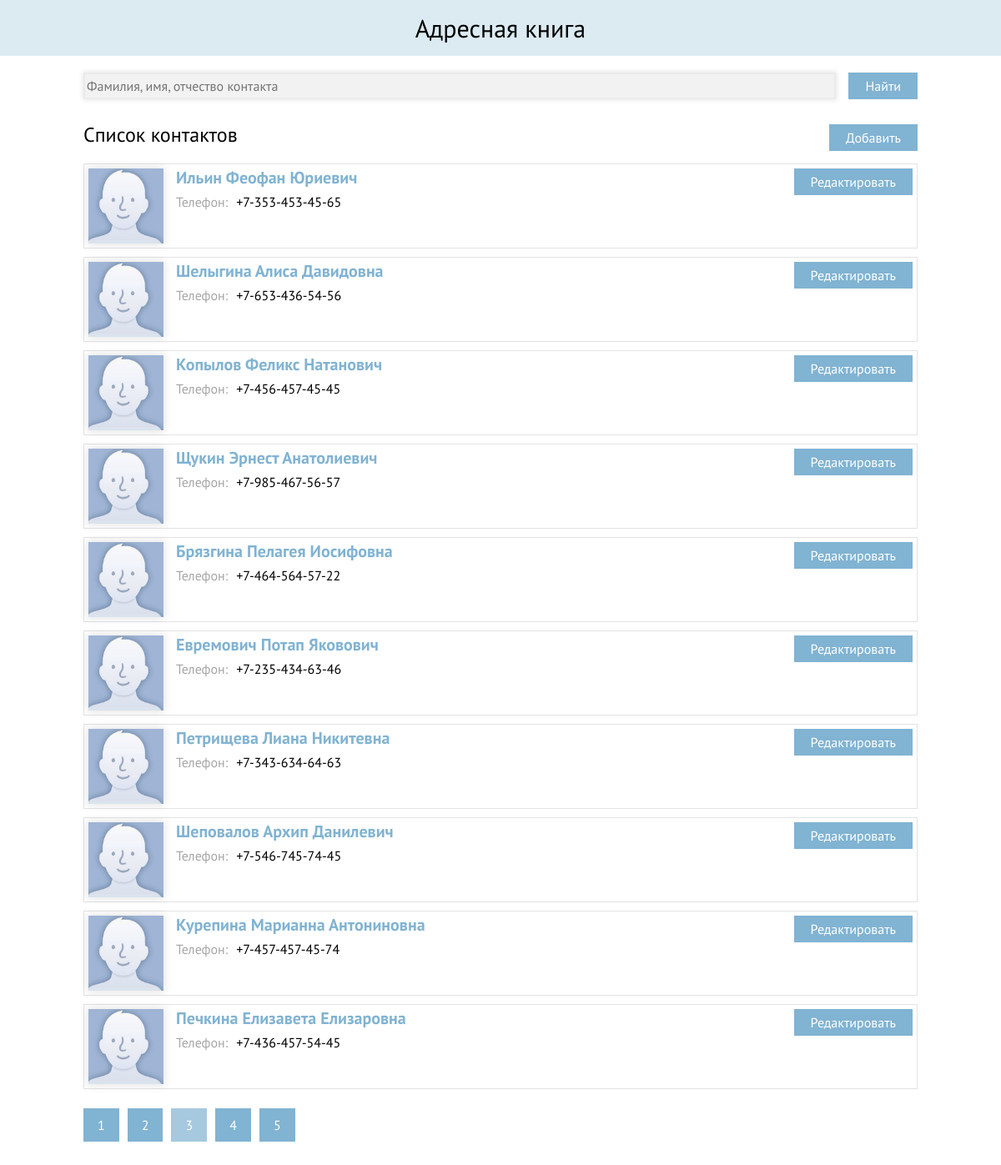
The page /index.php?page=3 on the database its author committed.
### tables this page shows
CREATE TABLE `contact` (
  `Id_Contact` int(11) NOT NULL,
  `Name` varchar(50) NOT NULL,
  `Phone` varchar(16) NOT NULL,
  `Address` varchar(80) DEFAULT NULL,
  `Email` varchar(30) DEFAULT NULL,
  `Birthday` date DEFAULT NULL,
  `Image` varchar(260) DEFAULT NULL
);

### core/model/db.php (called while the page is built, shortened)
<?php
class DB
{
    private $db;
    public $pageSize = 10;
    private $db_name = 'addressbook';
    private $db_user = 'user';
    private $db_pass = '1234';
    private $db_host = 'localhost';
    public function __construct()
    {
        include_once('contact.php');
    }
    public function connect()
    {
        $this->db = new mysqli($this->db_host, $this->db_user, $this->db_pass, $this->db_name);
    }
    public function getContacts($pageNum = 1, $pageSize = 10, $search = null)
    {
        $pageSize = $pageSize > 0 ? $pageSize : $this->pageSize;
        $pageNum = $pageNum > 0 ? ($pageNum - 1) * $pageSize : 0;
        $this->pageSize = $pageSize;
        $query = 'Select Id_Contact, Name, Phone, Address, Email, Birthday, Image From contact Where Lower(Name) Like Lower(IFNULL(?, Name)) Limit ?,?;';
        $stmt = $this->db->prepare($query);
        $stmt->bind_param('sii', $search, $pageNum, $pageSize);
        $stmt->execute();
        $stmt->store_result();
        $id = null;
        $name = null;
        $phone = null;
        $email = null;
        $address = null;
        $birthday = null;
        $image = null;
        $contacts = [];
        $stmt->bind_result($id, $name, $phone, $email, $address, $birthday, $image);
        while ($stmt->fetch()) {
            array_push($contacts, new Contact($id, $name, $phone, $email, $address, $birthday, $image));
        }
        return $contacts;
    }
    public function getContactsCount($search = null)
    {
        $query = 'Select Count(Id_Contact) ContactsCount From contact Where Lower(Name) Like Lower(IFNULL(?, Name));';
        $stmt = $this->db->prepare($query);
        $stmt->bind_param('s', $search);
        $stmt->execute();
        $stmt->store_result();
        $count = 0;
        $stmt->bind_result($count);
        return $count;
    }
}
?>

### core/model/contact.php (called while the page is built, shortened)
<?php
    class Contact {
        public $image;
		public function __construct($id, $name, $phone, $address = null, $email = null, $birthday = null, $image = null)
		{
			$this->id = htmlspecialchars($id);
            $this->name = htmlspecialchars($name);
            $this->phone = htmlspecialchars($phone);
            $this->image = $image;
        }
        public function isImageExist() {
            if (!isset($this->image)) return false;
            return file_exists($_SERVER['DOCUMENT_ROOT'].'/addressbook/userImages/'.$this->image);
        }
}
?>

### core/view/contact_view.php (the view, shortened to what this page needs)
<?php
class ContactView
{
    public static function displayContactItem($contact)
    {
        ?>
        <li class="contacts-item">
                    <div class="contact-container" id="<?php echo $contact->id?>">
                        <img class="contact-image" src="userImages/<?php echo $contact->isImageExist() ? $contact->image : 'defaultPhoto.jpg' ?>">
                        <div class="contact-info">
                            <p class="contact-info-name">
                                <a href="<?php echo '/addressbook/core/view/contact_page.php?id='.$contact->id?>"><?php echo $contact->name?></a>
                            </p>
                            <div class="contact-info-additional">
                                <p class="contact-info-phone"><span>Телефон:</span><?php echo $contact->phone?></p>
                            </div>
                        </div>
                        <button type="button" class="contact-edit button">Редактировать</button>
                    </div>
                </li>
        <?php
    }
}
?>

### index.php (shortened to what this page needs)
<?php include($_SERVER['DOCUMENT_ROOT'].'/addressbook/core/view/header.php') ?>
    <?php
        if ($_POST) {
            include($_SERVER['DOCUMENT_ROOT'].'/addressbook/core/controller/contact_controller.php');
        }
        else {
            ?>
                <section class="search">
                    <form class="search-form" action="index.php" method="GET">
                        <?php
                            $search = isset($_GET['search']) && !empty($_GET['search']) ? $_GET['search'] : null;
                            $pageNum = isset($_GET['page']) && !empty($_GET['page']) ? (int)$_GET['page'] : 1;
                            echo '<input class="input" type="text" name="search" placeholder="Фамилия, имя, отчество контакта" value="'.$search.'">'
                        ?>
                        <button class="button" type="submit">Найти</button>
                    </form>
                </section>
                <section class="contacts">
                    <div class="contacts-title">
                        <h2>Список контактов</h2>
                        <button type="button" class="button show-adding-modal">Добавить</button>
                    </div>
                    <?php
                    include($_SERVER['DOCUMENT_ROOT'].'/addressbook/core/model/db.php');
                    $db = new DB();
                    $contacts = $db->getContacts($pageNum, 10, $search);
                    if (count($contacts) > 0) {
                        echo '<ul class="contacts-list">';
                        include($_SERVER['DOCUMENT_ROOT'].'/addressbook/core/view/contact_view.php');
                        foreach ($contacts as $contact) {
                            ContactView::displayContactItem($contact);
                        }
                        echo '</ul>';
                    } else {
                        echo '<p>Ничего не найдено</p>';
                    }
                    $contactsCount = $db->getContactsCount($search);
                    $pagesCount = ceil($contactsCount / $db->pageSize);
                    if ($pagesCount > 1) {
                        echo '<nav>';
                        echo '<ul class="paginator-list">';
                        $i = $pageNum - 3;
                        $search = isset($search) ? '&search='.$search : null;
                        if ($i <= 0) $i = 1;
                        for ($i; $i <= $pagesCount && $i <= $pageNum+3; $i++) {
                            if ($i == $pageNum) echo '<li class="paginator-item paginator-item-current">';
                            else echo '<li class="paginator-item">';
                            echo '<a href="index.php?page='.$i.$search.'">'.$i.'</a>';
                            echo '</li>';
                        }
                        echo '</nav>';
                    }
                    ?>
                </section>
            <?php
        }
    ?>
<?php include($_SERVER['DOCUMENT_ROOT'].'/addressbook/core/view/footer.php') ?>

### css/style.css (style rules this page uses)
body { margin: 0; padding: 0; font-family: "PT Sans", Arial, sans-serif; font-size: 16px; line-height: 26px; font-weight: 400; color: #000000; }
a { text-decoration: none; outline: none; }
ul { list-style: none; padding: 0; }
button { padding: 0; outline: none; }
h1, h2, p, ul { margin: 0; }
.input { font: inherit; background-color: #f2f2f2; border: 2px solid #ebebeb; outline: none; }
.button { font: inherit; padding: 3px 20px; background-color: #81b3d2; border: none; color: #ffffff; text-align: center; outline: none; }
.search { margin-bottom: 30px; }
.search-form { display: flex; }
.search input { width: 100%; margin-right: 15px; box-shadow: 0 0 6px 1px rgba(0, 0, 0, 0.1); }
.contacts-title { display: flex; flex-direction: row; justify-content: space-between; margin-bottom: 15px; }
.contacts-title h2 { font-size: 24px; font-weight: 400; }
.contacts-item { border: 1px solid #e3e3e3; margin-bottom: 10px; min-height: 95px; }
.contact-container { margin: 5px; display: flex; position: relative; }
.contact-edit { position: absolute; right: 0; margin-left: 20px; }
.contact-image { width: 90px; height: auto; max-height: 90px; margin-right: 15px; box-shadow: 0 0 10px 2px rgba(0, 0, 0, 0.1); }
.contact-info-name a { font-size: 20px; font-weight: 700; color: #81b3d2; }
.contact-info-name { margin-bottom: 6px; }
.contact-info p { line-height: 22px; }
.contact-info span { color: #a6a6a6; margin-right: 10px; }
.contact-info-additional { max-width: 680px; }
.contact-info-additional p { word-wrap: break-word; }
.paginator-list { display: flex; flex-direction: row; margin-bottom: 40px; margin-top: 30px; }
.paginator-item a { color: #ffffff; background-color: #81b3d2; border: 2px solid #81b3d2; padding: 8px 15px; margin-right: 10px; }
.paginator-item-current a { color: #ffffff; background-color: #81b3d2; opacity: 0.7; }

### rows shown on the page
contact: Name "Ильин Феофан Юриевич", Phone "+7-353-453-45-65"
contact: Name "Шелыгина Алиса Давидовна", Phone "+7-653-436-54-56"
contact: Name "Копылов Феликс Натанович", Phone "+7-456-457-45-45"
contact: Name "Щукин Эрнест Анатолиевич", Phone "+7-985-467-56-57"
contact: Name "Брязгина Пелагея Иосифовна", Phone "+7-464-564-57-22"
contact: Name "Евремович Потап Яковович", Phone "+7-235-434-63-46"
contact: Name "Петрищева Лиана Никитевна", Phone "+7-343-634-64-63"
contact: Name "Шеповалов Архип Данилевич", Phone "+7-546-745-74-45"
contact: Name "Курепина Марианна Антониновна", Phone "+7-457-457-45-74"
contact: Name "Печкина Елизавета Елизаровна", Phone "+7-436-457-54-45"
